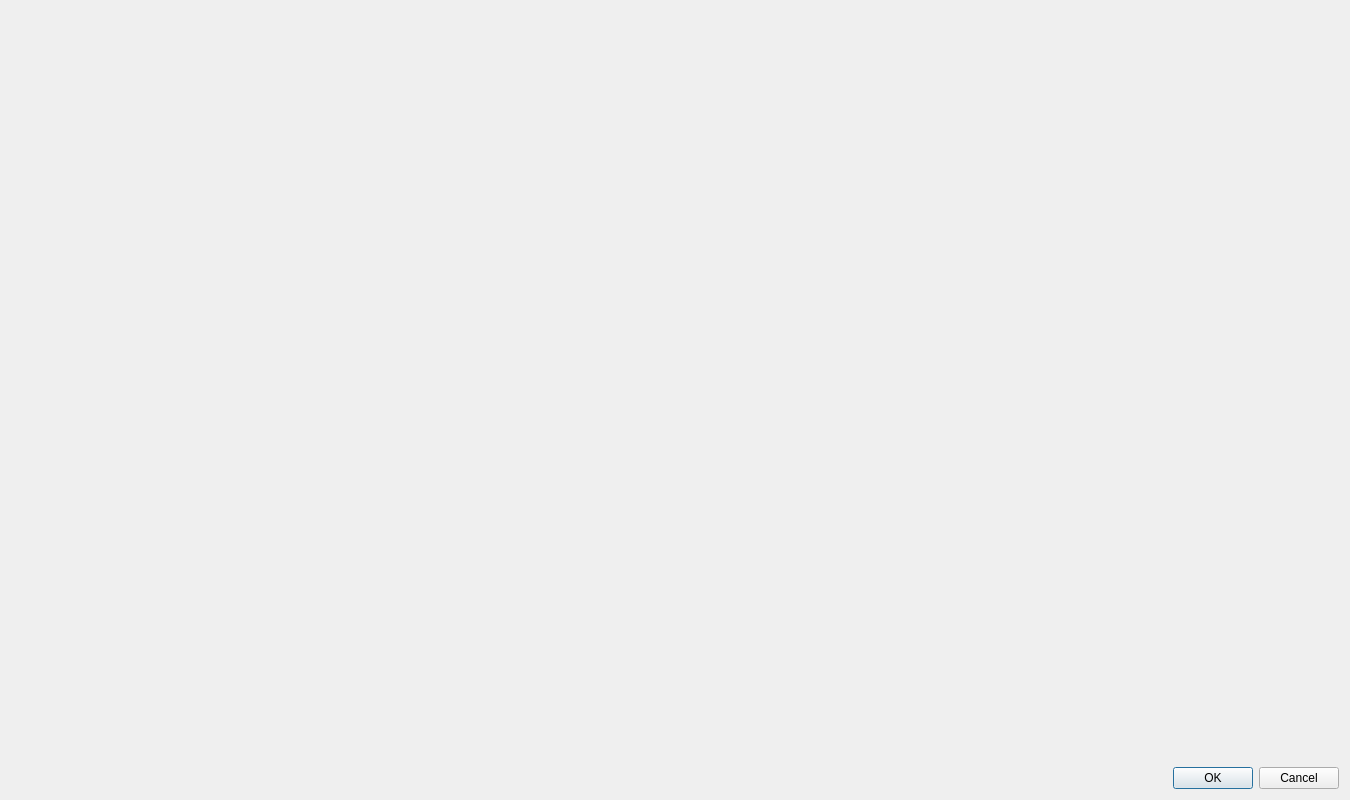
<?xml version="1.0" encoding="UTF-8"?>
<ui version="4.0">
 <class>HistogramDialog</class>
 <widget class="QDialog" name="HistogramDialog">
  <property name="geometry">
   <rect>
    <x>0</x>
    <y>0</y>
    <width>1350</width>
    <height>800</height>
   </rect>
  </property>
  <property name="windowTitle">
   <string>Attribute Exploration</string>
  </property>
  <layout class="QVBoxLayout" name="verticalLayout">
   <item>
    <layout class="QGridLayout" name="gridLayout">
     <item row="0" column="0">
      <widget class="HistogramWidget" name="widget" native="true">
       <property name="sizePolicy">
        <sizepolicy hsizetype="Preferred" vsizetype="Expanding">
         <horstretch>0</horstretch>
         <verstretch>0</verstretch>
        </sizepolicy>
       </property>
      </widget>
     </item>
     <item row="0" column="1">
      <widget class="HistogramWidget" name="widget_2" native="true">
       <property name="sizePolicy">
        <sizepolicy hsizetype="Preferred" vsizetype="Expanding">
         <horstretch>0</horstretch>
         <verstretch>0</verstretch>
        </sizepolicy>
       </property>
       <zorder>widget_4</zorder>
      </widget>
     </item>
     <item row="1" column="0">
      <widget class="HistogramWidget" name="widget_3" native="true">
       <property name="sizePolicy">
        <sizepolicy hsizetype="Preferred" vsizetype="Expanding">
         <horstretch>0</horstretch>
         <verstretch>0</verstretch>
        </sizepolicy>
       </property>
      </widget>
     </item>
     <item row="1" column="1">
      <widget class="HistogramWidget" name="widget_4" native="true">
       <property name="sizePolicy">
        <sizepolicy hsizetype="Preferred" vsizetype="Expanding">
         <horstretch>0</horstretch>
         <verstretch>0</verstretch>
        </sizepolicy>
       </property>
      </widget>
     </item>
    </layout>
   </item>
   <item>
    <widget class="QDialogButtonBox" name="buttonBox">
     <property name="orientation">
      <enum>Qt::Horizontal</enum>
     </property>
     <property name="standardButtons">
      <set>QDialogButtonBox::Cancel|QDialogButtonBox::Ok</set>
     </property>
    </widget>
   </item>
  </layout>
 </widget>
 <customwidgets>
  <customwidget>
   <class>HistogramWidget</class>
   <extends>QWidget</extends>
   <header>histogramwidget.h</header>
   <container>1</container>
  </customwidget>
 </customwidgets>
 <resources/>
 <connections>
  <connection>
   <sender>buttonBox</sender>
   <signal>accepted()</signal>
   <receiver>HistogramDialog</receiver>
   <slot>accept()</slot>
   <hints>
    <hint type="sourcelabel">
     <x>248</x>
     <y>254</y>
    </hint>
    <hint type="destinationlabel">
     <x>157</x>
     <y>274</y>
    </hint>
   </hints>
  </connection>
  <connection>
   <sender>buttonBox</sender>
   <signal>rejected()</signal>
   <receiver>HistogramDialog</receiver>
   <slot>reject()</slot>
   <hints>
    <hint type="sourcelabel">
     <x>316</x>
     <y>260</y>
    </hint>
    <hint type="destinationlabel">
     <x>286</x>
     <y>274</y>
    </hint>
   </hints>
  </connection>
 </connections>
</ui>
